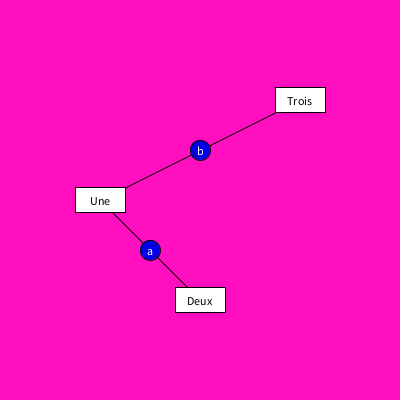
Frame 1 (no input)
Frame 60 (the mouse pressed at the canvas centre just before this capture): identical to frame 1, image omitted
Frame 120 (the mouse held since frame 60 and released just before this capture): identical to frame 1, image omitted

The Processing sketch that drew this single still picture (run headless with seeded random() and noise(); from frame 60 on, the mouse is pressed at the canvas centre):

// Processing sketch: exo1
// ── exo1.pde
void setup() {
  size(400, 400);
  frameRate(10);
}

void draw() {
  background(256, 15, 192);
  dessinerLigne(100, 200, 200, 300, "a");
  dessinerLigne(100, 200, 300, 100, "b");
  dessinerBoite(100, 200, "Une");
  dessinerBoite(200, 300, "Deux");
  dessinerBoite(300, 100, "Trois");
}

void dessinerLigne(float xa, float ya, float xb, float yb, String texte) {
  textAlign(CENTER, CENTER);
  fill(0, 0, 0);
  line(xa, ya, xb, yb);
  fill(0, 0, 230);
  ellipse((xa+xb)/2, (ya+yb)/2, 20, 20);
  fill(255, 255, 255);
  text(texte, (xb+xa)/2, (ya+yb)/2);
}

void dessinerBoite(float x, float y, String texte) {
  rectMode(CENTER);
  textAlign(CENTER, CENTER);
  fill(255, 255, 255);
  rect(x, y, 50, 25);
  fill(0, 0, 0);
  text(texte, x, y);
}
